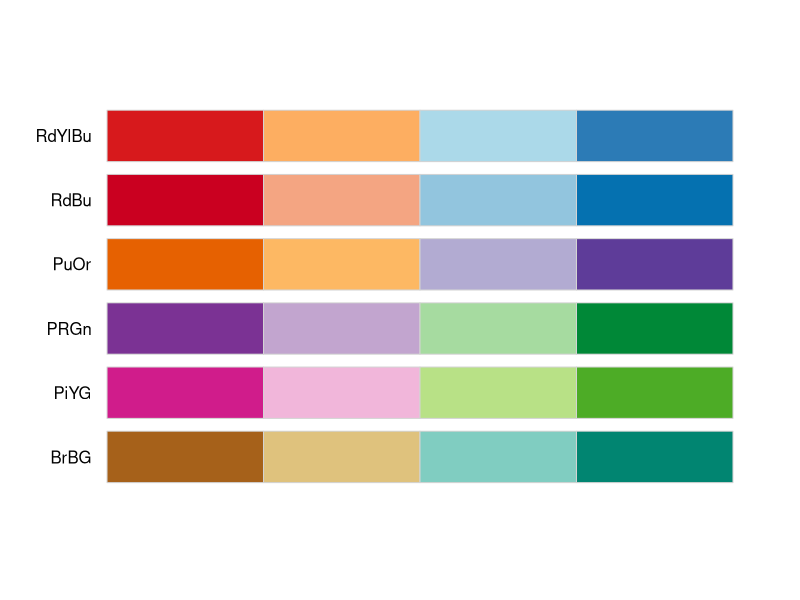
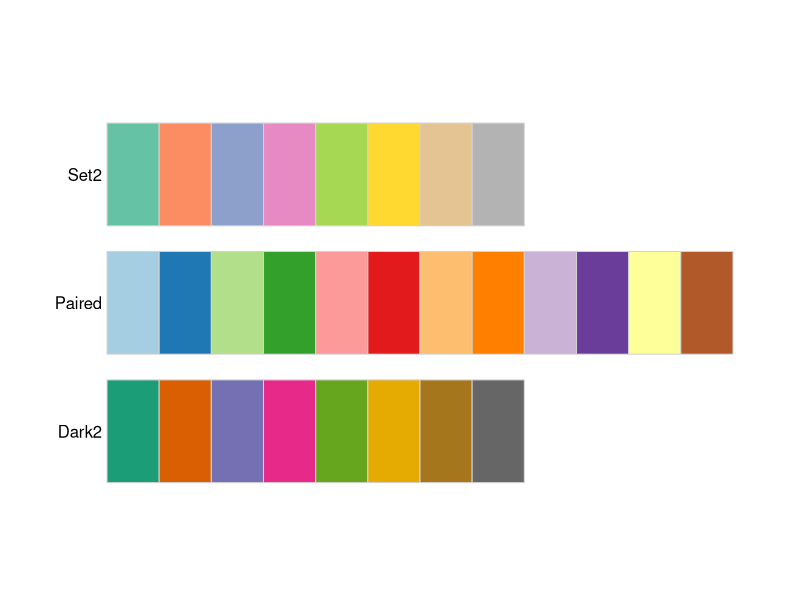
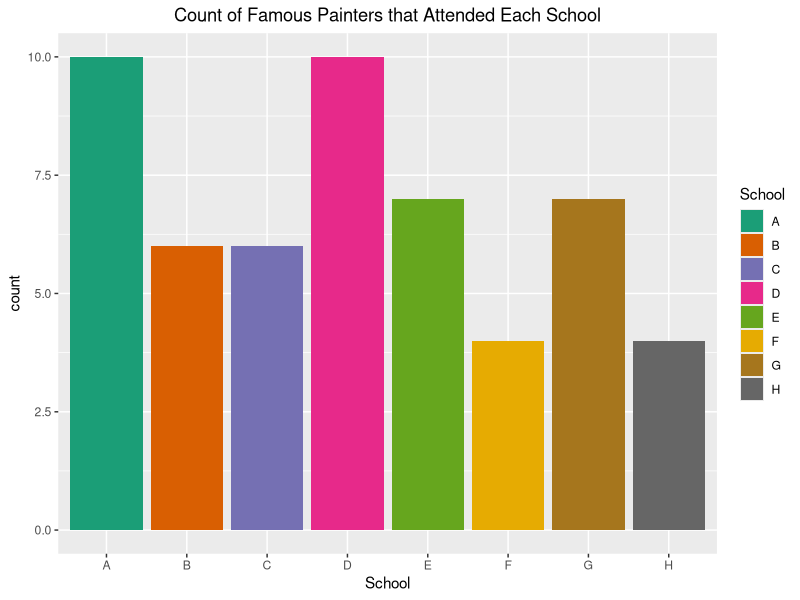
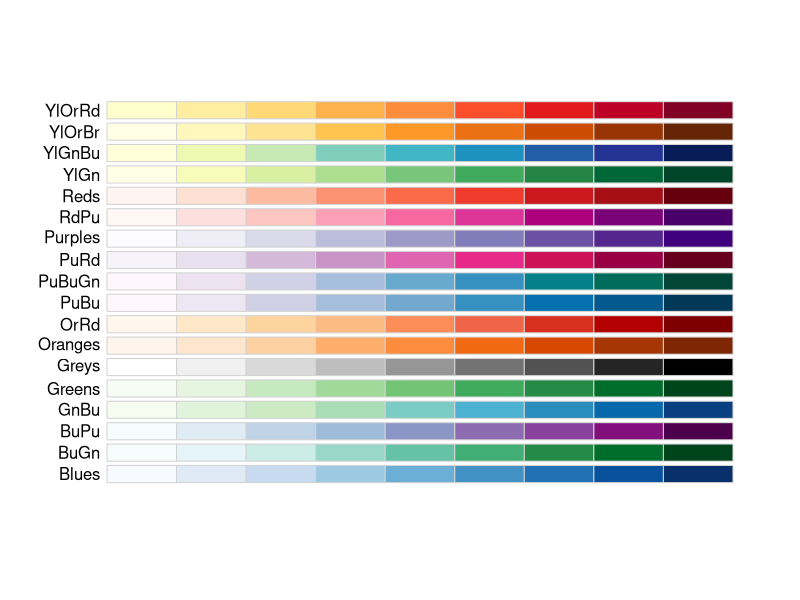
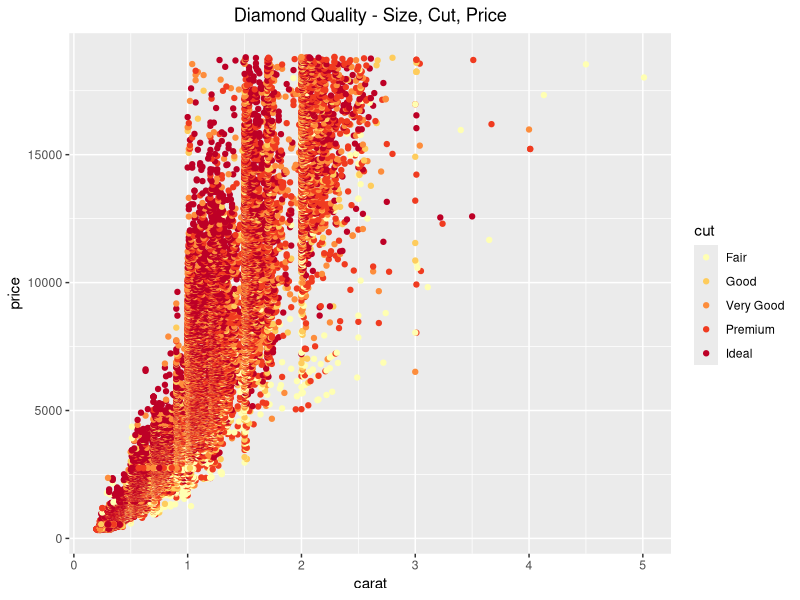

The R script that drew these images, in order:
## ---- chunk 1
library(ggplot2)
library(RColorBrewer)
library(MASS)

## ---- chunk 2
display.brewer.all(n=4,type='div',colorblindFriendly=TRUE)
## ---- chunk 3
brewer.pal(3,"Dark2")
## ---- chunk 4
display.brewer.all(n=NULL,type='qual', colorblindFriendly=TRUE)
## ---- chunk 5
ggplot(painters, aes(x=School, fill=School)) + 
  geom_bar() +
  ggtitle("Count of Famous Painters that Attended Each School") +
  theme(plot.title = element_text(hjust = 0.5)) +
  scale_fill_brewer(palette="Dark2")
## ---- chunk 6
display.brewer.all(n=NULL,type='seq',colorblindFriendly=TRUE)
## ---- chunk 7
ggplot(diamonds, aes(x=carat, y=price, color=cut)) +
  geom_point() +
  ggtitle("Diamond Quality - Size, Cut, Price") +
  theme(plot.title = element_text(hjust = 0.5)) +
  scale_color_brewer(palette='YlOrRd')
  
